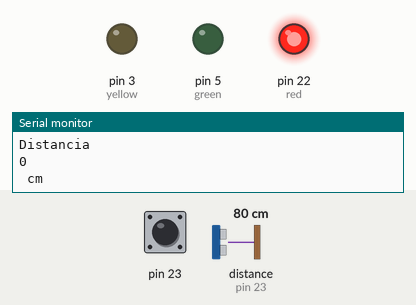
Bench run of a sketch on a simulated Arduino Mega 2560, built with avr-gcc and run on an emulated ATmega2560. Parts: output pins drawn as LEDs (lit = HIGH), the last lines printed to the serial monitor. Inputs (shaded band) come from the test bench; at power-on: pin 23 LOW, distance to the obstacle (sensor on pin 23) 80 cm. The echo pulse lasts 58.3 µs per cm.

Above: at 1.2 s.
1.3 s: pin 23 pulsed HIGH 5 times (0.12 s each, 0.3 s apart)
At 3.7 s:
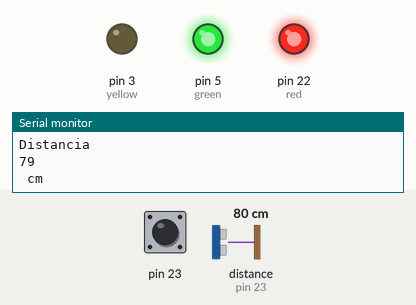
5.8 s: distance to the obstacle (sensor on pin 23) set to 12 cm
At 8.4 s:
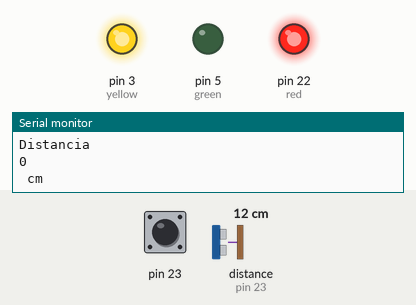
8.8 s: distance to the obstacle (sensor on pin 23) set to 8 cm
At 9.9 s:
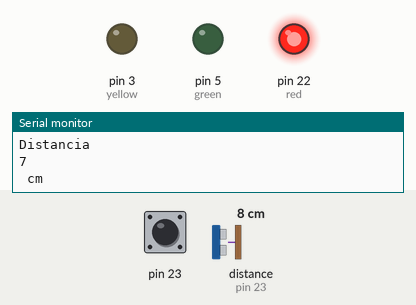
Timing chart, 0 to 11.8 s (numbered marks = the images above; inputs shaded):
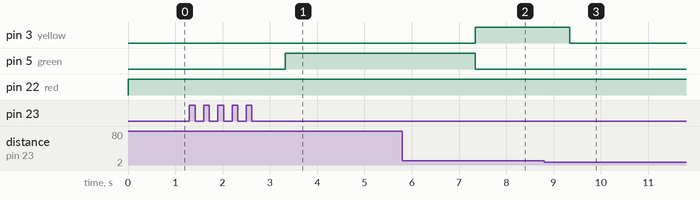

The sketch:

sketch_nov24a.ino
```cpp
long distancia;
long tiempo;

int red= 22;
int yellow= 3;
int green= 5;

void setup(){
  Serial.begin(9600);
  pinMode(22, OUTPUT); /*activación del pin 9 como salida: para el pulso ultrasónico*/
  pinMode(23, INPUT); /*activación del pin 8 como entrada: tiempo del rebote del ultrasonido*/
  pinMode(red,OUTPUT);
  pinMode(yellow,OUTPUT);
  pinMode(green,OUTPUT);

}

void loop(){
  digitalWrite(22,LOW); /* Por cuestión de estabilización del sensor*/
//  delayMicroseconds(5);
  digitalWrite(22, HIGH); /* envío del pulso ultrasónico*/
//  delayMicroseconds(10);
  tiempo=pulseIn(23, HIGH); /* Función para medir la longitud del pulso entrante. Mide el tiempo que transcurrido entre el envío
  del pulso ultrasónico y cuando el sensor recibe el rebote, es decir: desde que el pin 12 empieza a recibir el rebote, HIGH, hasta que
  deja de hacerlo, LOW, la longitud del pulso entrante*/
  distancia= int(0.017*tiempo); /*fórmula para calcular la distancia obteniendo un valor entero*/
  /*Monitorización en centímetros por el monitor serial*/
  Serial.println("Distancia ");
  Serial.println(distancia);
  Serial.println(" cm");
  delay(1000);

   if(distancia<8)
  {
    digitalWrite(red, HIGH);
    digitalWrite(yellow, LOW);
    digitalWrite(green, LOW);

  }

  if(distancia>8)
  {
    if(tiempo>15)
    {
    digitalWrite(red, LOW);
    digitalWrite(yellow, HIGH);
    digitalWrite(green, LOW);
    }
  }


  if(distancia>15)
  {
    digitalWrite(red, LOW);
    digitalWrite(yellow, LOW);
    digitalWrite(green, HIGH);
  }

}
```

Measured:
- the behaviour switches between 10 and 9 cm on distance to the obstacle (sensor on pin 23) (found by bisection; images 2 and 3)
- after the input at 1.3 s, pin 5 (green): LOW → HIGH after 2.0 s
- after the input at 5.8 s, pin 3 (yellow): LOW → HIGH after 1.5 s; pin 5 (green): HIGH → LOW after 1.5 s
- after the input at 8.8 s, pin 3 (yellow): goes on until 9.3 s, then stays LOW
